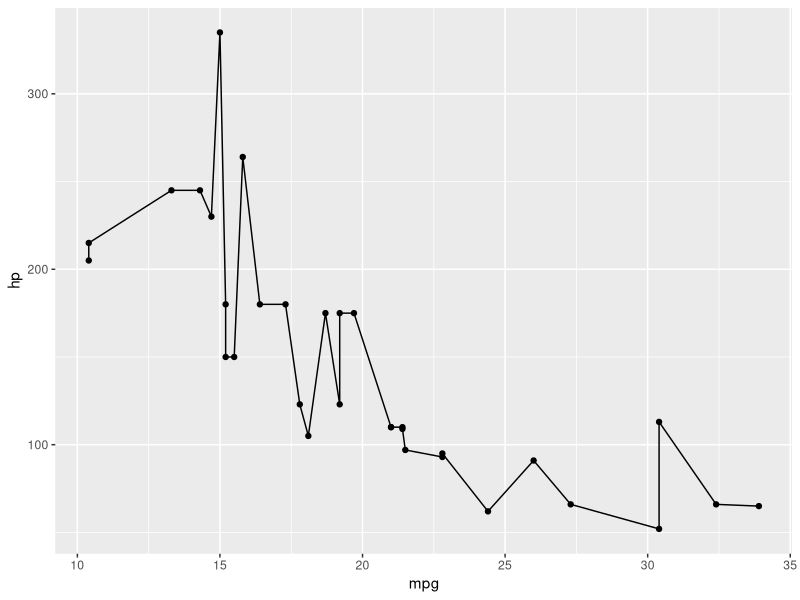
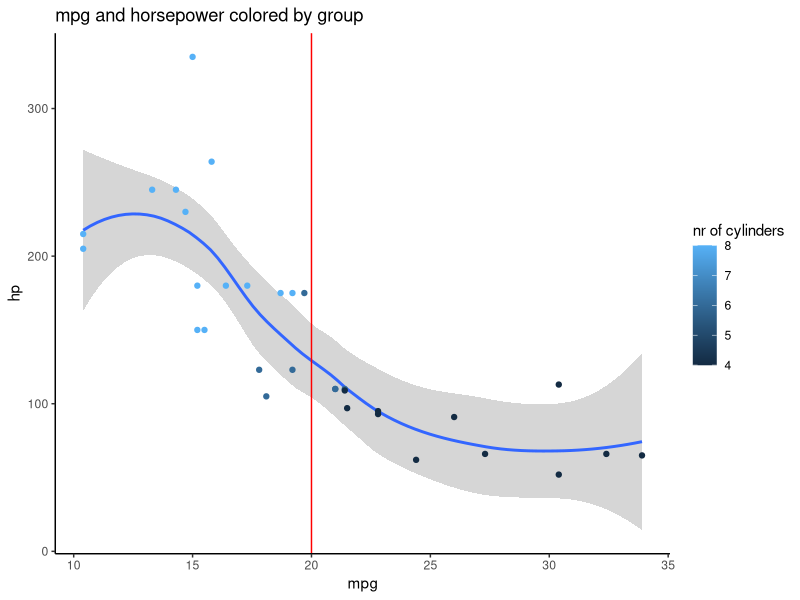
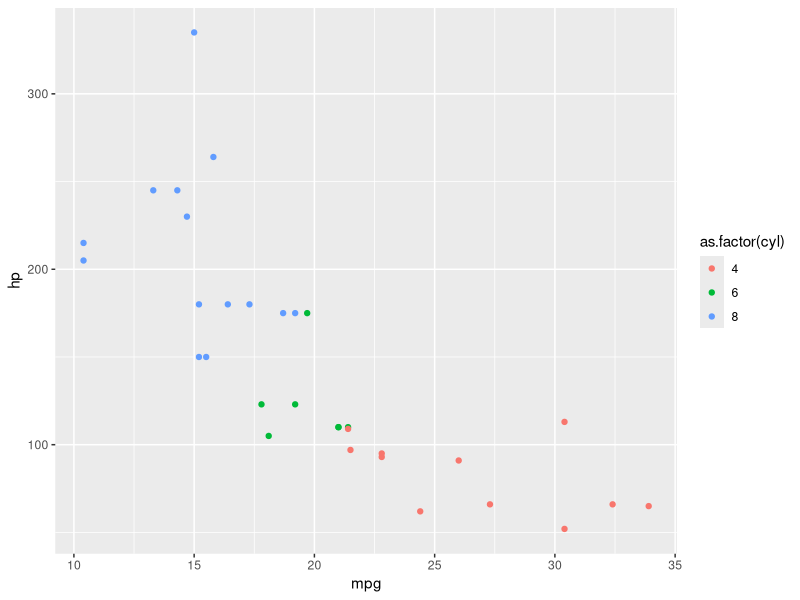
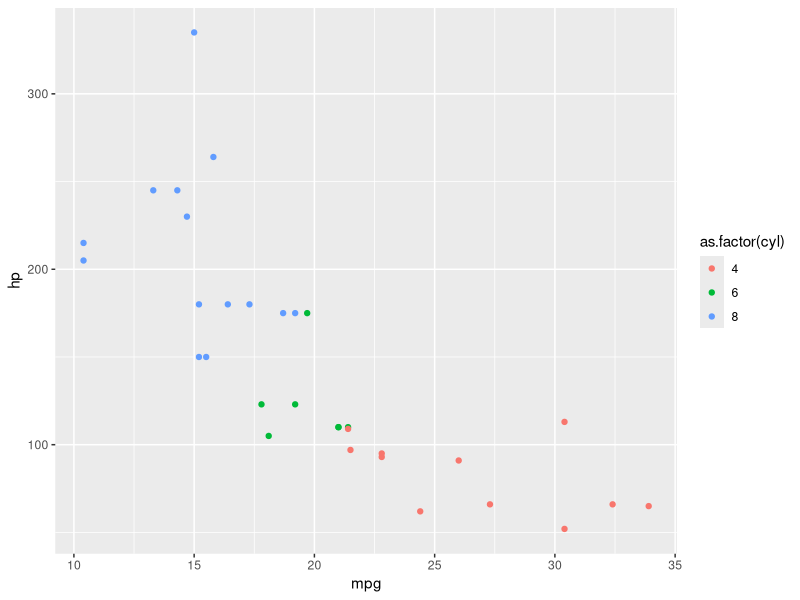
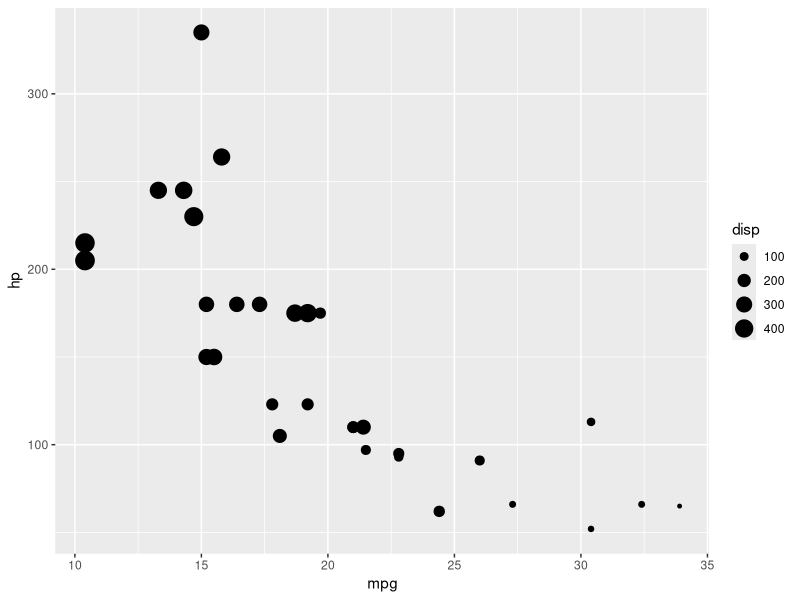
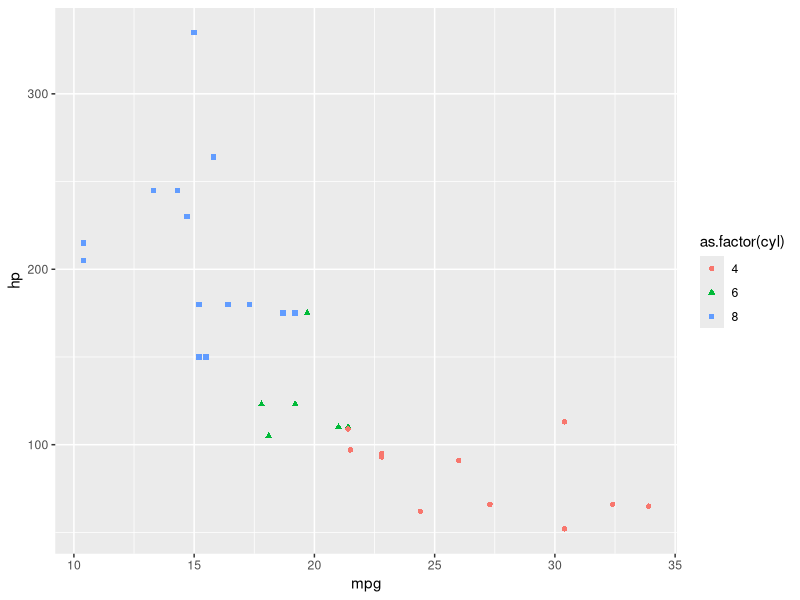
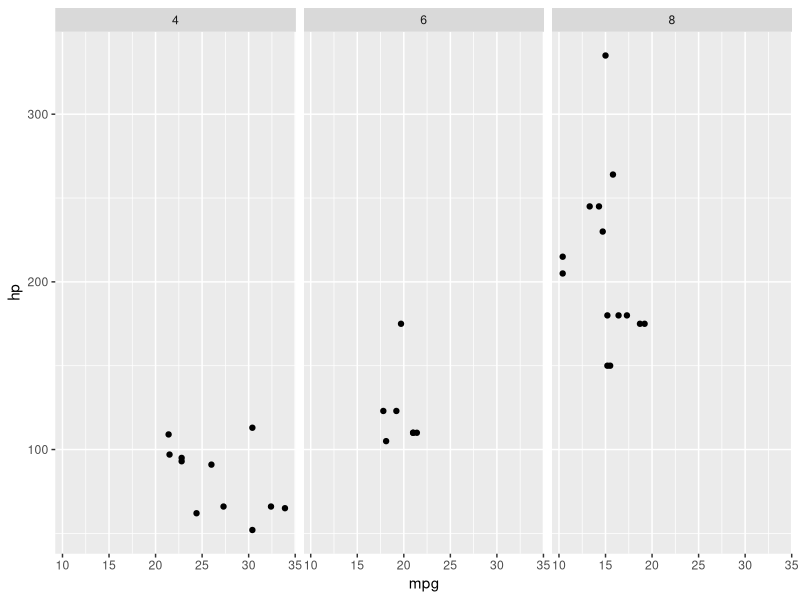
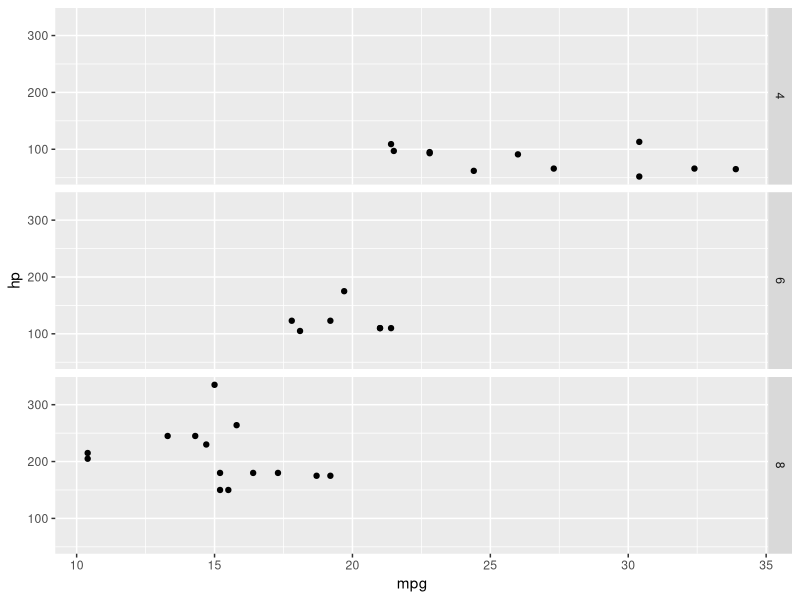

Reproduce these figures in R, in order.
library(ggplot2)
head(mtcars)

# 1
ggplot(mtcars, aes(x = mpg, y = hp)) + 
  geom_point() + geom_line()

# Layer as many layers on top
ggplot(mtcars, aes(x = mpg, y = hp)) + 
  geom_smooth() + 
  geom_point(aes(color=cyl)) + 
  geom_vline(xintercept = 20, color = 'red') +
  ggtitle('mpg and horsepower colored by group') +
  labs(color = 'nr of cylinders') + 
  theme_classic()

# Coercing to factor/categorical variable to show distinctions in groups
ggplot(mtcars, aes(x = mpg, y = hp, color = as.factor(cyl))) +
  geom_point()
# above and below are same
ggplot(mtcars, aes(x = mpg, y = hp)) +
  geom_point(aes(color = as.factor(cyl)))

ggplot(mtcars, aes(x = mpg, y = hp, size = disp)) + 
  geom_point()

ggplot(mtcars, aes(x = mpg, y = hp, 
                   shape = as.factor(cyl),
                   color = as.factor(cyl))) +
  geom_point()

# Faceting 1 (col wise)
ggplot(mtcars, aes(x = mpg, y = hp)) +
  geom_point() +
  # give me all values and show them ~ (by) column
  facet_grid(. ~ cyl)

# Faceting 2 (row wise)
ggplot(mtcars, aes(x = mpg, y = hp)) +
  geom_point() +
  # give me all values for cyl and show them ~ (by) rows
  facet_grid(cyl ~ .)

# Faceting 3 (v1 by v2)
ggplot(mtcars, aes(x = mpg, y = hp)) +
  geom_point() +
  # give me all values gear for gear by cyl
  facet_grid(gear ~ cyl)

## Plotting 1 var (univariate)
ggplot(ToothGrowth, aes(x = supp)) + 
  geom_dotplot()

ggplot(ToothGrowth, aes(x = len)) + 
  geom_histogram(binwidth = 5)

ggplot(ToothGrowth, aes(x = len)) + 
  geom_histogram(binwidth = 5) + 
  facet_grid(. ~ dose)

ggplot(ToothGrowth, aes(x = len)) + 
  geom_density()

# group len by dose
ggplot(ToothGrowth, aes(x = len, group = dose, 
                        color = dose)) + 
  geom_density()
# Fill density plot
ggplot(ToothGrowth, aes(x = len, group = dose,
                        fill = dose)) + 
  geom_density()

## Plotting 2 var (univariate)
# default method is loes
ggplot(mtcars, aes(x = disp, y = mpg)) + 
  geom_smooth(method = 'lm')

# removes the error (the zone around the regression line)
ggplot(mtcars, aes(x = disp, y = mpg)) + 
  geom_smooth(method = 'lm', se = F)

# Shows the general relationship b/w vars
ggplot(mtcars, aes(x = disp, y = mpg)) + 
  geom_point() +
  geom_smooth(se = F)

## 3 variables
ggplot(mtcars, aes(x = cyl, y = gear)) + 
  geom_tile(aes(fill = mpg))
# to plot a continuous variable, we need to cut into some discrete categories
ggplot(mtcars, aes(x = cyl, y = cut(disp, 3))) + 
  geom_tile(aes(fill = mpg))

